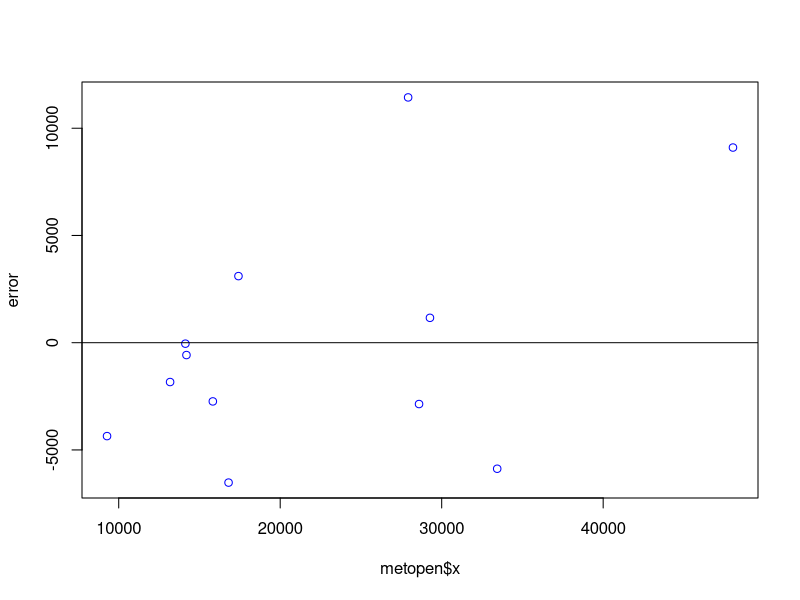
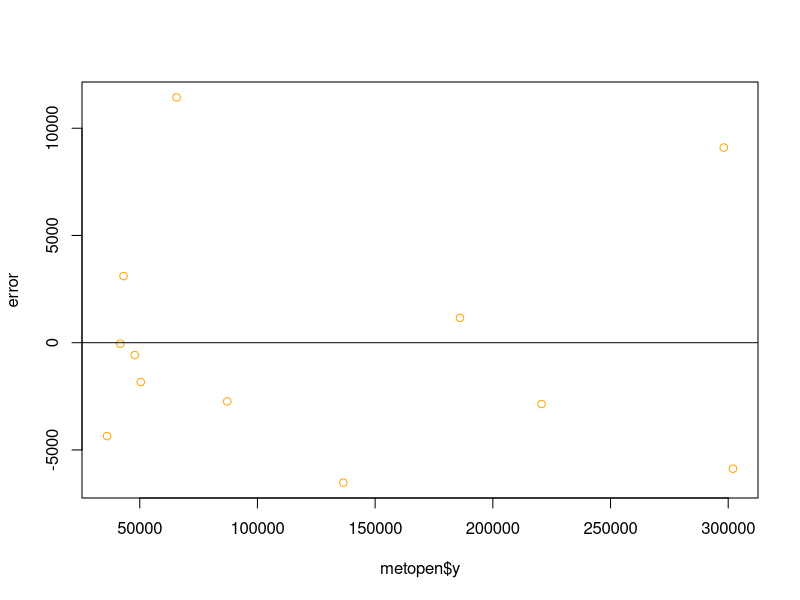

The R script that drew these images, in order:
## ---- chunk 1
#/warning: false
#/echo: true
library(tidyverse)
library(readxl)
## ---- chunk 2
setwd("C:/Users/Asus/Desktop/metopel (1)/metopel")
metopen=read_excel("dataexel.xlsx")
library(readxl)
reg1<-lm(data =metopen,x~y)
summary(reg1)

library(readxl)
metopen$m <-resid(reg1)
plot(metopen$x,metopen$m,ylab ="error",col='blue')
abline(h=0)
## ---- chunk 3
library(readxl)
metopen$m <-resid(reg1)
plot(metopen$y,metopen$m,ylab ="error",col='orange')
abline(h=0)
## ---- chunk 4

library(readxl)
reg1<-lm(data =metopen,y~x)
summary(reg1)
